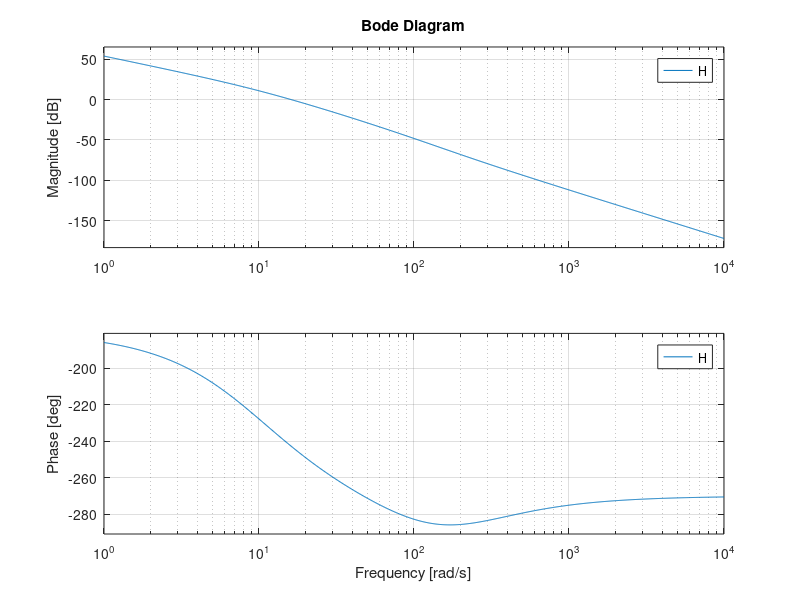

Recreate this plot in MATLAB.
clc
clear all
close all

K = 500;
Ki = 1;
s = tf('s');

H = tf([K*0.005 K],[0.001 0.11 1 0]);
H = H*Ki/s;

bode(H); grid on